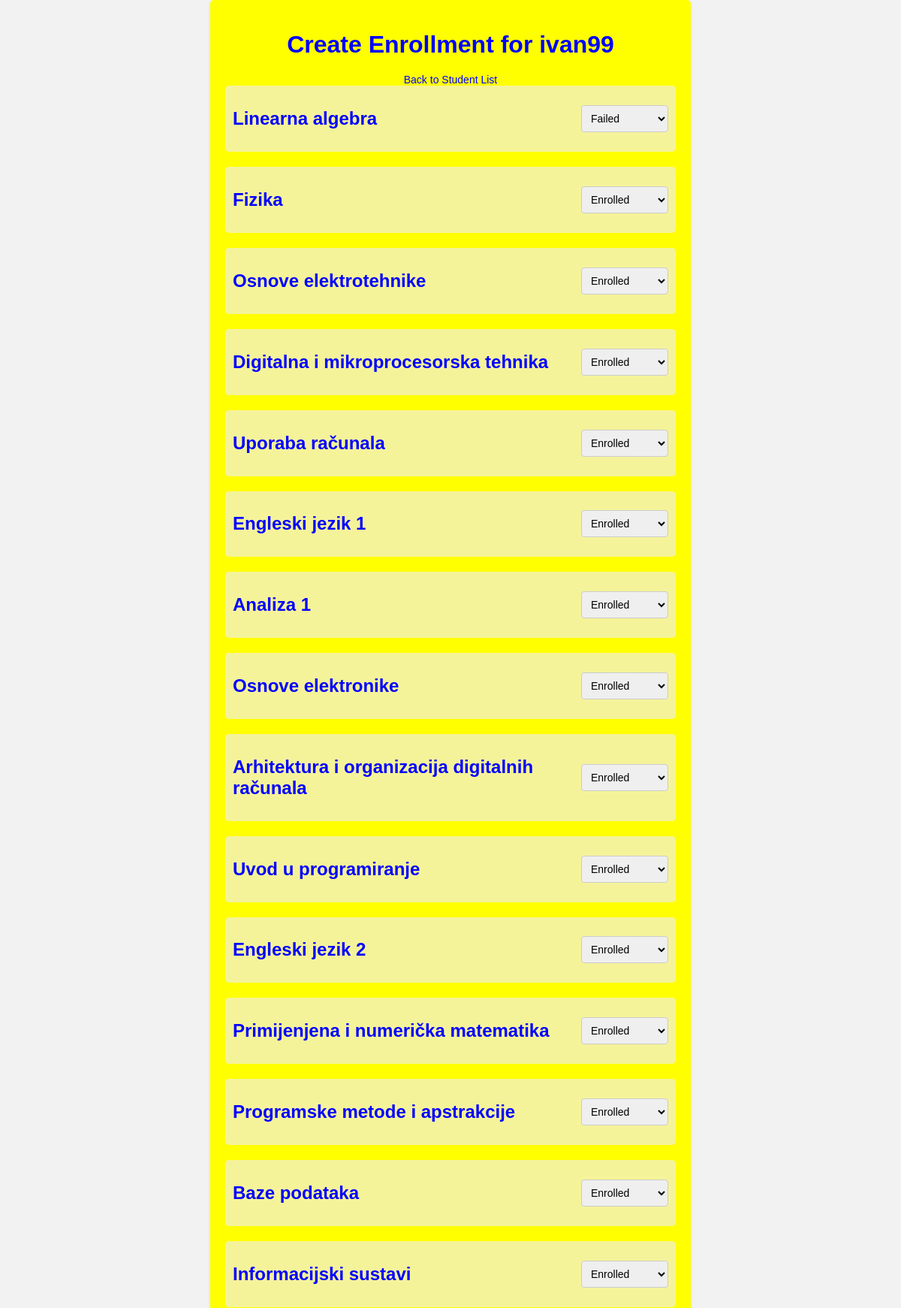
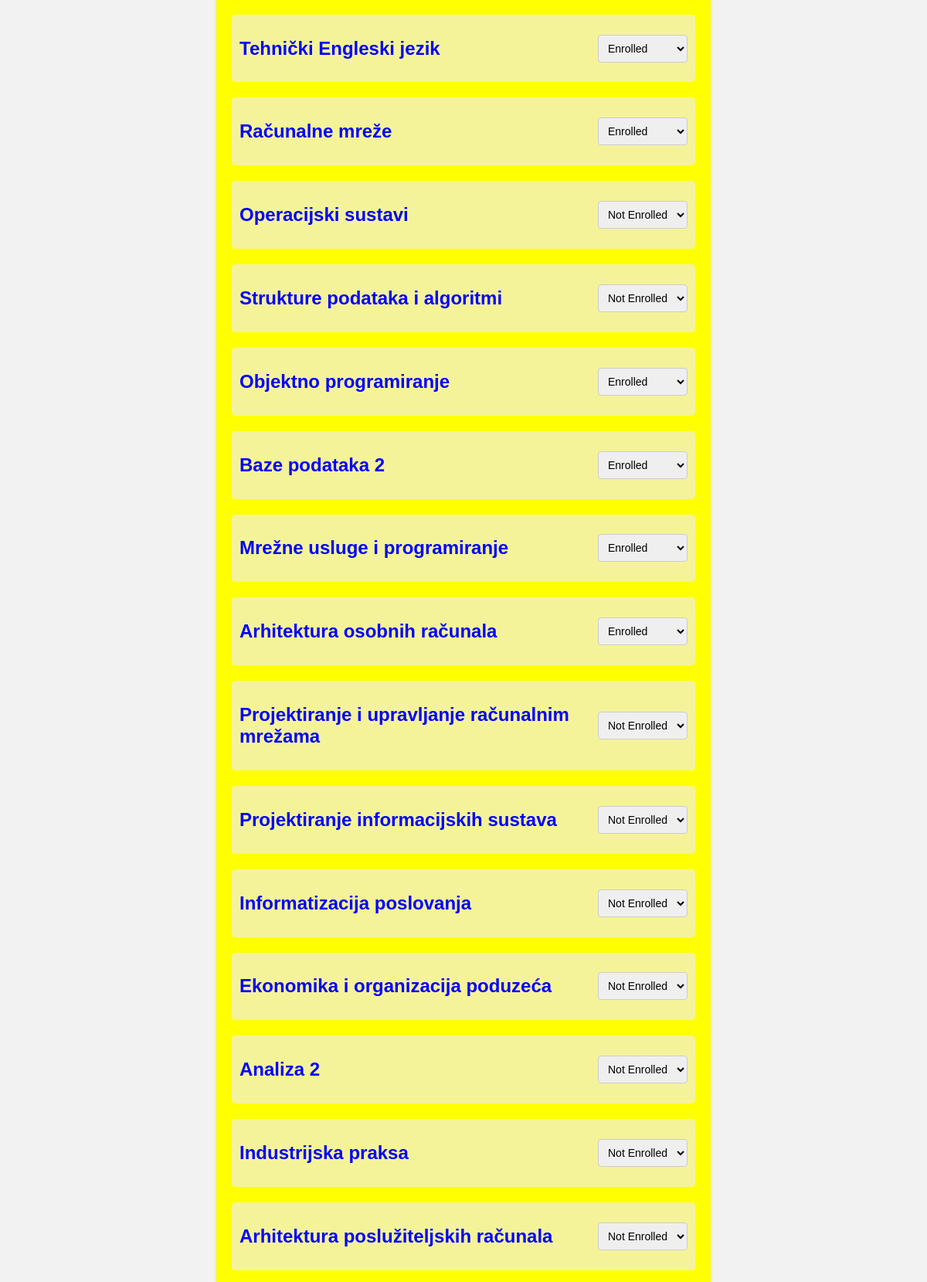
Page /create_enrollment/4/ (upper part) on the committed database (2 pictures, top to bottom).
### app1/models.py (models this page shows, shortened)
class User(AbstractUser):
    objects = UserManager()
    STATUS = (
        ('none', 'None'),
        ('izv', 'izvanredni student'),
        ('red', 'redovni student')
    )
    role = models.ForeignKey(Role, on_delete=models.CASCADE)
    status = models.CharField(max_length=50, choices=STATUS)

class Predmeti(models.Model):
    IZBORNI_CHOICES = (
        ('True', 'Da'),
        ('False', 'Ne'),
    )
    name = models.CharField(max_length=50)
    kod = models.CharField(max_length=50)
    program = models.CharField(max_length=50)
    ects = models.IntegerField()
    sem_red = models.IntegerField()
    sem_izv = models.IntegerField()
    izborni = models.CharField(max_length=50, choices=IZBORNI_CHOICES)
    nositelj = models.ForeignKey(
        Professor,
        on_delete=models.CASCADE,
        limit_choices_to={'role__name': 'PROFESSOR'},
        default=None,
        null=True,
        blank=True
    )

class Enrollment(models.Model):
    STATUS_CHOICES = (
        ('not_enrolled', 'Not enrolled'),
        ('enrolled', 'Enrolled'),
        ('passed', 'Passed'),
        ('failed', 'Failed'),
    )
    student = models.ForeignKey(User, on_delete=models.CASCADE)
    subject = models.ForeignKey(Predmeti, on_delete=models.CASCADE)
    status = models.CharField(max_length=50, choices=STATUS_CHOICES, default='not_enrolled')
    from django.core.exceptions import ValidationError

### app1/views.py (the view, shortened to what this page needs)
# urls.py: path('create_enrollment/<int:student_id>/', create_enrollment, name='create_enrollment'),
def create_enrollment(request, student_id):
    student = get_object_or_404(User, id=student_id)
    subjects = Predmeti.objects.all()
    enrollments = []
    for subject in subjects:
        enrollment, created = Enrollment.objects.get_or_create(student=student, subject=subject)
        enrollments.append({'subject': subject, 'status': enrollment.status})
    return render(request, 'create_enrollment.html', {'student': student, 'subjects': subjects, 'enrollments': enrollments})

### app1/templates/create_enrollment.html (shortened to what this page needs)
<!DOCTYPE html>
<html>
<head>
</head>
<body>
    <div class="container">
        <h1>Create Enrollment for {{ student.username }}</h1>
        <a href="{% url 'list_students' %}">Back to Student List</a>
        <form method="post" action="{% url 'create_enrollment' student_id=student.id %}">
            {% for enrollment in enrollments %}
            <div class="enrollment-item">
                <div class="enrollment-details">
                    <h2>{{ enrollment.subject.name }}</h2>
                    <div class="dropdown">
                        <select name="status_{{ enrollment.subject.id }}" class="dropdown-select" {% if enrollment.status == 'passed'%}disabled{% endif %}>
                            <option value="not_enrolled" {% if enrollment.status == 'not_enrolled' %}selected{% endif %}>Not Enrolled</option>
                            <option value="enrolled" {% if enrollment.status == 'enrolled' %}selected{% endif %}>Enrolled</option>
                            <option value="failed" {% if enrollment.status == 'failed' %}selected{% endif %}>Failed</option>
                        </select>
                    </div>
                </div>
            </div>
            {% endfor %}
        </form>
    </div>
</body>
</html>

### app1/templates/create_enrollment.html (style rules this page uses)
body { font-family: Arial, sans-serif; background-color: #f2f2f2; color: #333; margin: 0; padding: 0; }
.container { max-width: 600px; margin: 0 auto; padding: 20px; background-color: yellow; box-shadow: 0 2px 4px rgba(0, 0, 0, 0.1); border-radius: 5px; }
h1 { text-align: center; margin-bottom: 20px; color: blue ; }
a { display: block; text-align: center; margin-top: 20px; color: blue; text-decoration: none; font-size: 14px; transition: color 0.3s ease; }
.enrollment-item { margin-bottom: 20px; padding: 10px; color: blue; background-color: rgba(240, 237, 237, 0.651); border-radius: 5px; }
.enrollment-details { display: flex; align-items: center; justify-content: space-between; }
.dropdown-select { padding: 8px; border: 1px solid #ccc; border-radius: 4px; font-size: 14px; }

### rows in the picture
User: username "ivan99"
Predmeti: subject.name "Linearna algebra", id.status "Failed"
Predmeti: subject.name "Fizika", id.status "Enrolled"
Predmeti: subject.name "Osnove elektrotehnike", id.status "Enrolled"
Predmeti: subject.name "Digitalna i mikroprocesorska tehnika", id.status "Enrolled"
Predmeti: subject.name "Uporaba računala", id.status "Enrolled"
Predmeti: subject.name "Engleski jezik 1", id.status "Enrolled"
Predmeti: subject.name "Analiza 1", id.status "Enrolled"
Predmeti: subject.name "Osnove elektronike", id.status "Enrolled"
Predmeti: subject.name "Arhitektura i organizacija digitalnih računala", id.status "Enrolled"
Predmeti: subject.name "Uvod u programiranje", id.status "Enrolled"
Predmeti: subject.name "Engleski jezik 2", id.status "Enrolled"
Predmeti: subject.name "Primijenjena i numerička matematika", id.status "Enrolled"
Predmeti: subject.name "Programske metode i apstrakcije", id.status "Enrolled"
Predmeti: subject.name "Baze podataka", id.status "Enrolled"
Predmeti: subject.name "Informacijski sustavi", id.status "Enrolled"
Predmeti: subject.name "Tehnički Engleski jezik", id.status "Enrolled"
Predmeti: subject.name "Računalne mreže", id.status "Enrolled"
Predmeti: subject.name "Operacijski sustavi", id.status "Not Enrolled"
Predmeti: subject.name "Strukture podataka i algoritmi", id.status "Not Enrolled"
Predmeti: subject.name "Objektno programiranje", id.status "Enrolled"
Predmeti: subject.name "Baze podataka 2", id.status "Enrolled"
Predmeti: subject.name "Mrežne usluge i programiranje", id.status "Enrolled"
Predmeti: subject.name "Arhitektura osobnih računala", id.status "Enrolled"
Predmeti: subject.name "Projektiranje i upravljanje računalnim mrežama", id.status "Not Enrolled"
Predmeti: subject.name "Projektiranje informacijskih sustava", id.status "Not Enrolled"
Predmeti: subject.name "Informatizacija poslovanja", id.status "Not Enrolled"
Predmeti: subject.name "Ekonomika i organizacija poduzeća", id.status "Not Enrolled"
Predmeti: subject.name "Analiza 2", id.status "Not Enrolled"
Predmeti: subject.name "Industrijska praksa", id.status "Not Enrolled"
Predmeti: subject.name "Arhitektura poslužiteljskih računala", id.status "Not Enrolled"
